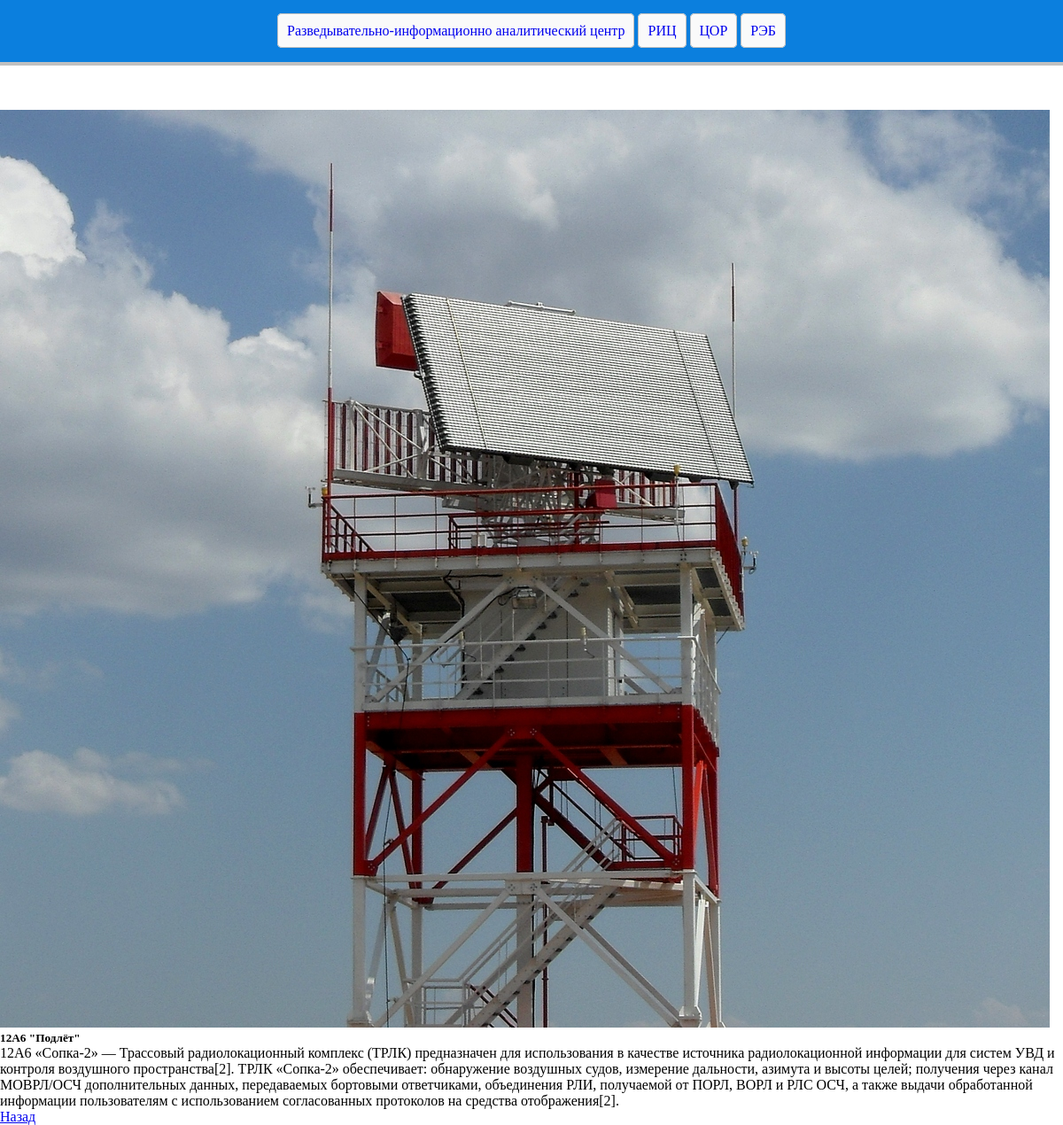
Screenshot of /12a6-podlyot/ with the database file from the repository.
### ric/models.py (models this page shows, shortened)
class Radar(models.Model):
    title = models.CharField('Название РЛС', max_length=250) # Название РЛС
    slug = models.SlugField('URL', null=False, unique=True) #Слаг
    body = models.TextField('Описание РЛС', null=True) # Описание РЛС
    data = models.DateTimeField('Дата', auto_now=True) # Дата создание записи
    image = models.ImageField(upload_to='images/')
    class Meta:
        verbose_name = 'РЛС' # Название РЛС ед. число
        verbose_name_plural = 'РЛС' # Название РЛС мн. число

### ric/views.py (the view)
# urls.py: path('<slug:radar>/', views.radar_detail, name='radar_detail')
def radar_detail(request, radar):
    radar = get_object_or_404(Radar, slug=radar)
    return render(request, 'radar_detail.html', {'rls': radar})

### ric/templates/radar_detail.html (shortened to what this page needs)
{% extends 'index.html' %}
{% block content %}
        <div class="card">
          <img src="{{ rls.image.url }}" class="card-img-top" alt="...">
          <div class="card-body">
            <h5 class="card-title">{{ rls.title }}</h5>
            <p class="card-text">{{ rls.body  }}</p>
          </div>
          <a href="{%url 'ric:list_radar'%}" class="btn btn-primary">Назад</a>
        </div>
{% endblock %}

### ric/static/css/base.css (style rules this page uses)
* { margin: 0; padding: 0; }

### rows the page displays
Radar: image (picture), title "12А6 \"Подлёт\"", body "12А6 «Сопка-2» — Трассовый радиолокационный комплекс (ТРЛК) предназначен для использования в качестве источника радиолокационной информации для систем УВД и контроля воздушного пространства[2]. ТРЛК «Сопка-2» обеспечивает: обнаружение воздушных судов, измерение дальности, азимута и высоты целей; получения через канал МОВРЛ/ОСЧ дополнительных данных, передаваемых бортовыми ответчиками, объединения РЛИ, получаемой от ПОРЛ, ВОРЛ и РЛС ОСЧ, а также выдачи обработанной информации пользователям с использованием согласованных протоколов на средства отображения[2]."
